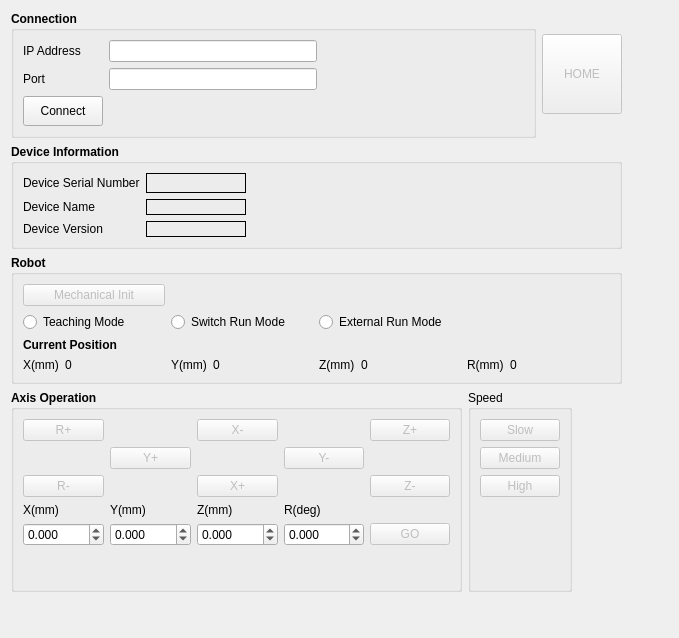
<?xml version="1.0" encoding="UTF-8"?>
<ui version="4.0">
 <class>JanomeControlForm</class>
 <widget class="QWidget" name="JanomeControlForm">
  <property name="geometry">
   <rect>
    <x>0</x>
    <y>0</y>
    <width>679</width>
    <height>638</height>
   </rect>
  </property>
  <property name="windowTitle">
   <string>Form</string>
  </property>
  <layout class="QGridLayout" name="gridLayout_6">
   <item row="0" column="0">
    <layout class="QHBoxLayout" name="horizontalLayout">
     <item>
      <widget class="QGroupBox" name="groupBox_6">
       <property name="font">
        <font>
         <weight>75</weight>
         <bold>true</bold>
        </font>
       </property>
       <property name="title">
        <string>Connection</string>
       </property>
       <layout class="QGridLayout" name="gridLayout_2">
        <item row="0" column="1">
         <widget class="QLineEdit" name="ctrlLineEditIPAddress"/>
        </item>
        <item row="0" column="0">
         <widget class="QLabel" name="label_13">
          <property name="font">
           <font>
            <weight>50</weight>
            <bold>false</bold>
           </font>
          </property>
          <property name="text">
           <string>IP Address</string>
          </property>
         </widget>
        </item>
        <item row="1" column="1">
         <widget class="QLineEdit" name="ctrlLineEditPort"/>
        </item>
        <item row="1" column="0">
         <widget class="QLabel" name="label_12">
          <property name="font">
           <font>
            <weight>50</weight>
            <bold>false</bold>
           </font>
          </property>
          <property name="text">
           <string>Port</string>
          </property>
         </widget>
        </item>
        <item row="2" column="0">
         <widget class="QPushButton" name="connectBtn">
          <property name="minimumSize">
           <size>
            <width>0</width>
            <height>30</height>
           </size>
          </property>
          <property name="font">
           <font>
            <weight>50</weight>
            <bold>false</bold>
           </font>
          </property>
          <property name="text">
           <string>Connect</string>
          </property>
         </widget>
        </item>
        <item row="0" column="2">
         <spacer name="horizontalSpacer_3">
          <property name="orientation">
           <enum>Qt::Horizontal</enum>
          </property>
          <property name="sizeHint" stdset="0">
           <size>
            <width>40</width>
            <height>20</height>
           </size>
          </property>
         </spacer>
        </item>
       </layout>
      </widget>
     </item>
     <item>
      <widget class="QPushButton" name="ctrlBtnHome">
       <property name="enabled">
        <bool>false</bool>
       </property>
       <property name="minimumSize">
        <size>
         <width>80</width>
         <height>80</height>
        </size>
       </property>
       <property name="text">
        <string>HOME</string>
       </property>
      </widget>
     </item>
    </layout>
   </item>
   <item row="4" column="0">
    <spacer name="verticalSpacer_3">
     <property name="orientation">
      <enum>Qt::Vertical</enum>
     </property>
     <property name="sizeHint" stdset="0">
      <size>
       <width>20</width>
       <height>40</height>
      </size>
     </property>
    </spacer>
   </item>
   <item row="2" column="0">
    <widget class="QGroupBox" name="groupBox_3">
     <property name="font">
      <font>
       <weight>75</weight>
       <bold>true</bold>
      </font>
     </property>
     <property name="title">
      <string>Robot</string>
     </property>
     <layout class="QGridLayout" name="gridLayout_3">
      <item row="1" column="0">
       <widget class="QRadioButton" name="ctrlRadioBtnTeachingMode">
        <property name="font">
         <font>
          <weight>50</weight>
          <bold>false</bold>
         </font>
        </property>
        <property name="text">
         <string>Teaching Mode</string>
        </property>
       </widget>
      </item>
      <item row="3" column="1">
       <layout class="QHBoxLayout" name="horizontalLayout_4">
        <item>
         <widget class="QLabel" name="label_6">
          <property name="font">
           <font>
            <weight>50</weight>
            <bold>false</bold>
           </font>
          </property>
          <property name="text">
           <string>Y(mm)</string>
          </property>
         </widget>
        </item>
        <item>
         <widget class="QLabel" name="yLabel">
          <property name="minimumSize">
           <size>
            <width>100</width>
            <height>0</height>
           </size>
          </property>
          <property name="font">
           <font>
            <weight>50</weight>
            <bold>false</bold>
           </font>
          </property>
          <property name="text">
           <string>0</string>
          </property>
         </widget>
        </item>
       </layout>
      </item>
      <item row="1" column="1">
       <widget class="QRadioButton" name="ctrlRadioBtnSwitchRunMode">
        <property name="font">
         <font>
          <weight>50</weight>
          <bold>false</bold>
         </font>
        </property>
        <property name="text">
         <string>Switch Run Mode</string>
        </property>
       </widget>
      </item>
      <item row="1" column="2">
       <widget class="QRadioButton" name="ctrlRadioBtnExternalRunMode">
        <property name="font">
         <font>
          <weight>50</weight>
          <bold>false</bold>
         </font>
        </property>
        <property name="text">
         <string>External Run Mode</string>
        </property>
       </widget>
      </item>
      <item row="3" column="2">
       <layout class="QHBoxLayout" name="horizontalLayout_5">
        <item>
         <widget class="QLabel" name="label_7">
          <property name="font">
           <font>
            <weight>50</weight>
            <bold>false</bold>
           </font>
          </property>
          <property name="text">
           <string>Z(mm)</string>
          </property>
         </widget>
        </item>
        <item>
         <widget class="QLabel" name="zLabel">
          <property name="minimumSize">
           <size>
            <width>100</width>
            <height>0</height>
           </size>
          </property>
          <property name="font">
           <font>
            <weight>50</weight>
            <bold>false</bold>
           </font>
          </property>
          <property name="text">
           <string>0</string>
          </property>
         </widget>
        </item>
       </layout>
      </item>
      <item row="3" column="0">
       <layout class="QHBoxLayout" name="horizontalLayout_3">
        <item>
         <widget class="QLabel" name="label_2">
          <property name="font">
           <font>
            <weight>50</weight>
            <bold>false</bold>
           </font>
          </property>
          <property name="text">
           <string>X(mm)</string>
          </property>
         </widget>
        </item>
        <item>
         <widget class="QLabel" name="xLabel">
          <property name="enabled">
           <bool>true</bool>
          </property>
          <property name="minimumSize">
           <size>
            <width>100</width>
            <height>0</height>
           </size>
          </property>
          <property name="font">
           <font>
            <weight>50</weight>
            <bold>false</bold>
           </font>
          </property>
          <property name="text">
           <string>0</string>
          </property>
         </widget>
        </item>
       </layout>
      </item>
      <item row="3" column="3">
       <layout class="QHBoxLayout" name="horizontalLayout_6">
        <item>
         <widget class="QLabel" name="label_14">
          <property name="font">
           <font>
            <weight>50</weight>
            <bold>false</bold>
           </font>
          </property>
          <property name="text">
           <string>R(mm)</string>
          </property>
         </widget>
        </item>
        <item>
         <widget class="QLabel" name="rLabel">
          <property name="minimumSize">
           <size>
            <width>100</width>
            <height>0</height>
           </size>
          </property>
          <property name="font">
           <font>
            <weight>50</weight>
            <bold>false</bold>
           </font>
          </property>
          <property name="text">
           <string>0</string>
          </property>
         </widget>
        </item>
       </layout>
      </item>
      <item row="0" column="0">
       <widget class="QPushButton" name="ctrlBtnMechanicalInitialize">
        <property name="enabled">
         <bool>false</bool>
        </property>
        <property name="font">
         <font>
          <weight>50</weight>
          <bold>false</bold>
         </font>
        </property>
        <property name="text">
         <string>Mechanical Init</string>
        </property>
       </widget>
      </item>
      <item row="2" column="0">
       <widget class="QLabel" name="label">
        <property name="text">
         <string>Current Position</string>
        </property>
       </widget>
      </item>
     </layout>
    </widget>
   </item>
   <item row="3" column="0">
    <layout class="QHBoxLayout" name="horizontalLayout_2">
     <item>
      <widget class="QGroupBox" name="groupBox">
       <property name="font">
        <font>
         <weight>75</weight>
         <bold>true</bold>
        </font>
       </property>
       <property name="title">
        <string>Axis Operation</string>
       </property>
       <layout class="QGridLayout" name="gridLayout_4">
        <item row="0" column="4">
         <widget class="QPushButton" name="ctrlBtnZAdd">
          <property name="enabled">
           <bool>false</bool>
          </property>
          <property name="font">
           <font>
            <weight>50</weight>
            <bold>false</bold>
           </font>
          </property>
          <property name="text">
           <string>Z+</string>
          </property>
         </widget>
        </item>
        <item row="1" column="1">
         <widget class="QPushButton" name="ctrlBtnYAdd">
          <property name="enabled">
           <bool>false</bool>
          </property>
          <property name="font">
           <font>
            <weight>50</weight>
            <bold>false</bold>
           </font>
          </property>
          <property name="text">
           <string>Y+</string>
          </property>
         </widget>
        </item>
        <item row="5" column="2">
         <spacer name="verticalSpacer_2">
          <property name="orientation">
           <enum>Qt::Vertical</enum>
          </property>
          <property name="sizeHint" stdset="0">
           <size>
            <width>20</width>
            <height>40</height>
           </size>
          </property>
         </spacer>
        </item>
        <item row="2" column="4">
         <widget class="QPushButton" name="ctrlBtnZSub">
          <property name="enabled">
           <bool>false</bool>
          </property>
          <property name="font">
           <font>
            <weight>50</weight>
            <bold>false</bold>
           </font>
          </property>
          <property name="text">
           <string>Z-</string>
          </property>
         </widget>
        </item>
        <item row="0" column="2">
         <widget class="QPushButton" name="ctrlBtnXSub">
          <property name="enabled">
           <bool>false</bool>
          </property>
          <property name="font">
           <font>
            <weight>50</weight>
            <bold>false</bold>
           </font>
          </property>
          <property name="text">
           <string>X-</string>
          </property>
         </widget>
        </item>
        <item row="4" column="0">
         <widget class="QDoubleSpinBox" name="ctrlDsbPtpX">
          <property name="minimumSize">
           <size>
            <width>80</width>
            <height>0</height>
           </size>
          </property>
          <property name="font">
           <font>
            <weight>50</weight>
            <bold>false</bold>
           </font>
          </property>
          <property name="decimals">
           <number>3</number>
          </property>
          <property name="minimum">
           <double>-9999.000000000000000</double>
          </property>
          <property name="maximum">
           <double>9999.000000000000000</double>
          </property>
         </widget>
        </item>
        <item row="4" column="2">
         <widget class="QDoubleSpinBox" name="ctrlDsbPtpZ">
          <property name="minimumSize">
           <size>
            <width>80</width>
            <height>0</height>
           </size>
          </property>
          <property name="font">
           <font>
            <weight>50</weight>
            <bold>false</bold>
           </font>
          </property>
          <property name="decimals">
           <number>3</number>
          </property>
          <property name="minimum">
           <double>-9999.000000000000000</double>
          </property>
          <property name="maximum">
           <double>9999.000000000000000</double>
          </property>
         </widget>
        </item>
        <item row="2" column="0">
         <widget class="QPushButton" name="ctrlBtnRSub">
          <property name="enabled">
           <bool>false</bool>
          </property>
          <property name="font">
           <font>
            <weight>50</weight>
            <bold>false</bold>
           </font>
          </property>
          <property name="text">
           <string>R-</string>
          </property>
         </widget>
        </item>
        <item row="3" column="3">
         <widget class="QLabel" name="label_20">
          <property name="font">
           <font>
            <weight>50</weight>
            <bold>false</bold>
           </font>
          </property>
          <property name="text">
           <string>R(deg)</string>
          </property>
         </widget>
        </item>
        <item row="2" column="2">
         <widget class="QPushButton" name="ctrlBtnXAdd">
          <property name="enabled">
           <bool>false</bool>
          </property>
          <property name="font">
           <font>
            <weight>50</weight>
            <bold>false</bold>
           </font>
          </property>
          <property name="text">
           <string>X+</string>
          </property>
         </widget>
        </item>
        <item row="3" column="1">
         <widget class="QLabel" name="label_18">
          <property name="font">
           <font>
            <weight>50</weight>
            <bold>false</bold>
           </font>
          </property>
          <property name="text">
           <string>Y(mm)</string>
          </property>
         </widget>
        </item>
        <item row="4" column="1">
         <widget class="QDoubleSpinBox" name="ctrlDsbPtpY">
          <property name="minimumSize">
           <size>
            <width>80</width>
            <height>0</height>
           </size>
          </property>
          <property name="font">
           <font>
            <weight>50</weight>
            <bold>false</bold>
           </font>
          </property>
          <property name="decimals">
           <number>3</number>
          </property>
          <property name="minimum">
           <double>-9999.000000000000000</double>
          </property>
          <property name="maximum">
           <double>9999.000000000000000</double>
          </property>
         </widget>
        </item>
        <item row="4" column="4">
         <widget class="QPushButton" name="sendBtn">
          <property name="enabled">
           <bool>false</bool>
          </property>
          <property name="font">
           <font>
            <weight>50</weight>
            <bold>false</bold>
           </font>
          </property>
          <property name="text">
           <string>GO</string>
          </property>
         </widget>
        </item>
        <item row="1" column="3">
         <widget class="QPushButton" name="ctrlBtnYSub">
          <property name="enabled">
           <bool>false</bool>
          </property>
          <property name="font">
           <font>
            <weight>50</weight>
            <bold>false</bold>
           </font>
          </property>
          <property name="text">
           <string>Y-</string>
          </property>
         </widget>
        </item>
        <item row="0" column="0">
         <widget class="QPushButton" name="ctrlBtnRAdd">
          <property name="enabled">
           <bool>false</bool>
          </property>
          <property name="font">
           <font>
            <weight>50</weight>
            <bold>false</bold>
           </font>
          </property>
          <property name="text">
           <string>R+</string>
          </property>
         </widget>
        </item>
        <item row="3" column="0">
         <widget class="QLabel" name="label_17">
          <property name="font">
           <font>
            <weight>50</weight>
            <bold>false</bold>
           </font>
          </property>
          <property name="text">
           <string>X(mm)</string>
          </property>
         </widget>
        </item>
        <item row="3" column="2">
         <widget class="QLabel" name="label_19">
          <property name="font">
           <font>
            <weight>50</weight>
            <bold>false</bold>
           </font>
          </property>
          <property name="text">
           <string>Z(mm)</string>
          </property>
         </widget>
        </item>
        <item row="4" column="3">
         <widget class="QDoubleSpinBox" name="ctrlDsbPtpR">
          <property name="minimumSize">
           <size>
            <width>80</width>
            <height>0</height>
           </size>
          </property>
          <property name="font">
           <font>
            <weight>50</weight>
            <bold>false</bold>
           </font>
          </property>
          <property name="decimals">
           <number>3</number>
          </property>
          <property name="minimum">
           <double>-360.000000000000000</double>
          </property>
          <property name="maximum">
           <double>360.000000000000000</double>
          </property>
          <property name="value">
           <double>0.000000000000000</double>
          </property>
         </widget>
        </item>
       </layout>
      </widget>
     </item>
     <item>
      <widget class="QGroupBox" name="groupBox_5">
       <property name="title">
        <string>Speed</string>
       </property>
       <layout class="QGridLayout" name="gridLayout_5">
        <item row="1" column="0">
         <widget class="QPushButton" name="ctrlBtnSpeedMedium">
          <property name="enabled">
           <bool>false</bool>
          </property>
          <property name="font">
           <font>
            <weight>50</weight>
            <bold>false</bold>
           </font>
          </property>
          <property name="text">
           <string>Medium</string>
          </property>
         </widget>
        </item>
        <item row="2" column="0">
         <widget class="QPushButton" name="ctrlBtnSpeedHigh">
          <property name="enabled">
           <bool>false</bool>
          </property>
          <property name="font">
           <font>
            <weight>50</weight>
            <bold>false</bold>
           </font>
          </property>
          <property name="text">
           <string>High</string>
          </property>
         </widget>
        </item>
        <item row="0" column="0">
         <widget class="QPushButton" name="ctrlBtnSpeedLow">
          <property name="enabled">
           <bool>false</bool>
          </property>
          <property name="font">
           <font>
            <weight>50</weight>
            <bold>false</bold>
           </font>
          </property>
          <property name="text">
           <string>Slow</string>
          </property>
         </widget>
        </item>
        <item row="3" column="0">
         <spacer name="verticalSpacer">
          <property name="orientation">
           <enum>Qt::Vertical</enum>
          </property>
          <property name="sizeHint" stdset="0">
           <size>
            <width>20</width>
            <height>40</height>
           </size>
          </property>
         </spacer>
        </item>
       </layout>
      </widget>
     </item>
     <item>
      <spacer name="horizontalSpacer">
       <property name="orientation">
        <enum>Qt::Horizontal</enum>
       </property>
       <property name="sizeHint" stdset="0">
        <size>
         <width>40</width>
         <height>20</height>
        </size>
       </property>
      </spacer>
     </item>
    </layout>
   </item>
   <item row="1" column="0">
    <widget class="QGroupBox" name="groupBox_4">
     <property name="font">
      <font>
       <weight>75</weight>
       <bold>true</bold>
      </font>
     </property>
     <property name="title">
      <string>Device Information</string>
     </property>
     <layout class="QGridLayout" name="gridLayout">
      <item row="0" column="1">
       <widget class="QLabel" name="deviceSNLabel">
        <property name="minimumSize">
         <size>
          <width>100</width>
          <height>0</height>
         </size>
        </property>
        <property name="frameShape">
         <enum>QFrame::Panel</enum>
        </property>
        <property name="text">
         <string/>
        </property>
       </widget>
      </item>
      <item row="1" column="0">
       <widget class="QLabel" name="label_10">
        <property name="font">
         <font>
          <weight>50</weight>
          <bold>false</bold>
         </font>
        </property>
        <property name="text">
         <string>Device Name</string>
        </property>
       </widget>
      </item>
      <item row="0" column="0">
       <widget class="QLabel" name="label_9">
        <property name="font">
         <font>
          <weight>50</weight>
          <bold>false</bold>
         </font>
        </property>
        <property name="text">
         <string>Device Serial Number</string>
        </property>
       </widget>
      </item>
      <item row="2" column="0">
       <widget class="QLabel" name="label_11">
        <property name="font">
         <font>
          <weight>50</weight>
          <bold>false</bold>
         </font>
        </property>
        <property name="text">
         <string>Device Version</string>
        </property>
       </widget>
      </item>
      <item row="2" column="1">
       <widget class="QLabel" name="DeviceInfoLabel">
        <property name="minimumSize">
         <size>
          <width>100</width>
          <height>0</height>
         </size>
        </property>
        <property name="frameShape">
         <enum>QFrame::Panel</enum>
        </property>
        <property name="frameShadow">
         <enum>QFrame::Plain</enum>
        </property>
        <property name="text">
         <string/>
        </property>
       </widget>
      </item>
      <item row="1" column="1">
       <widget class="QLabel" name="DeviceNameLabel">
        <property name="minimumSize">
         <size>
          <width>100</width>
          <height>0</height>
         </size>
        </property>
        <property name="frameShape">
         <enum>QFrame::Panel</enum>
        </property>
        <property name="text">
         <string/>
        </property>
        <property name="textFormat">
         <enum>Qt::AutoText</enum>
        </property>
       </widget>
      </item>
      <item row="0" column="2">
       <spacer name="horizontalSpacer_2">
        <property name="orientation">
         <enum>Qt::Horizontal</enum>
        </property>
        <property name="sizeHint" stdset="0">
         <size>
          <width>40</width>
          <height>20</height>
         </size>
        </property>
       </spacer>
      </item>
     </layout>
    </widget>
   </item>
   <item row="3" column="1">
    <spacer name="horizontalSpacer_4">
     <property name="orientation">
      <enum>Qt::Horizontal</enum>
     </property>
     <property name="sizeHint" stdset="0">
      <size>
       <width>40</width>
       <height>20</height>
      </size>
     </property>
    </spacer>
   </item>
  </layout>
 </widget>
 <tabstops>
  <tabstop>ctrlLineEditIPAddress</tabstop>
  <tabstop>ctrlLineEditPort</tabstop>
  <tabstop>connectBtn</tabstop>
  <tabstop>ctrlBtnHome</tabstop>
  <tabstop>ctrlBtnXAdd</tabstop>
  <tabstop>ctrlBtnYAdd</tabstop>
  <tabstop>ctrlBtnZAdd</tabstop>
  <tabstop>ctrlBtnXSub</tabstop>
  <tabstop>ctrlBtnYSub</tabstop>
  <tabstop>ctrlBtnZSub</tabstop>
 </tabstops>
 <resources/>
 <connections/>
</ui>
